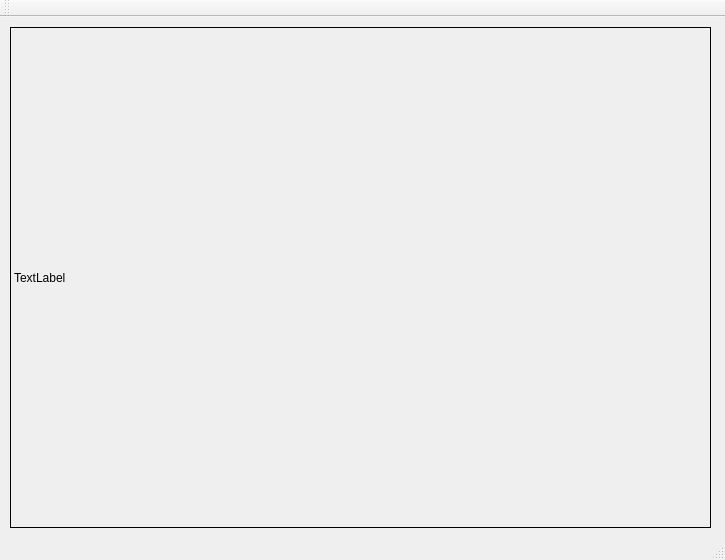
<?xml version="1.0" encoding="UTF-8"?>
<ui version="4.0">
 <class>QCVWidget</class>
 <widget class="QMainWindow" name="QCVWidget">
  <property name="geometry">
   <rect>
    <x>0</x>
    <y>0</y>
    <width>725</width>
    <height>560</height>
   </rect>
  </property>
  <property name="windowTitle">
   <string>QCVWidget</string>
  </property>
  <widget class="QWidget" name="centralWidget">
   <widget class="QLabel" name="label">
    <property name="geometry">
     <rect>
      <x>10</x>
      <y>10</y>
      <width>701</width>
      <height>501</height>
     </rect>
    </property>
    <property name="styleSheet">
     <string notr="true">border: 1px solid;</string>
    </property>
    <property name="text">
     <string>TextLabel</string>
    </property>
   </widget>
  </widget>
  <widget class="QToolBar" name="mainToolBar">
   <attribute name="toolBarArea">
    <enum>TopToolBarArea</enum>
   </attribute>
   <attribute name="toolBarBreak">
    <bool>false</bool>
   </attribute>
  </widget>
  <widget class="QStatusBar" name="statusBar"/>
 </widget>
 <layoutdefault spacing="6" margin="11"/>
 <resources/>
 <connections/>
</ui>
